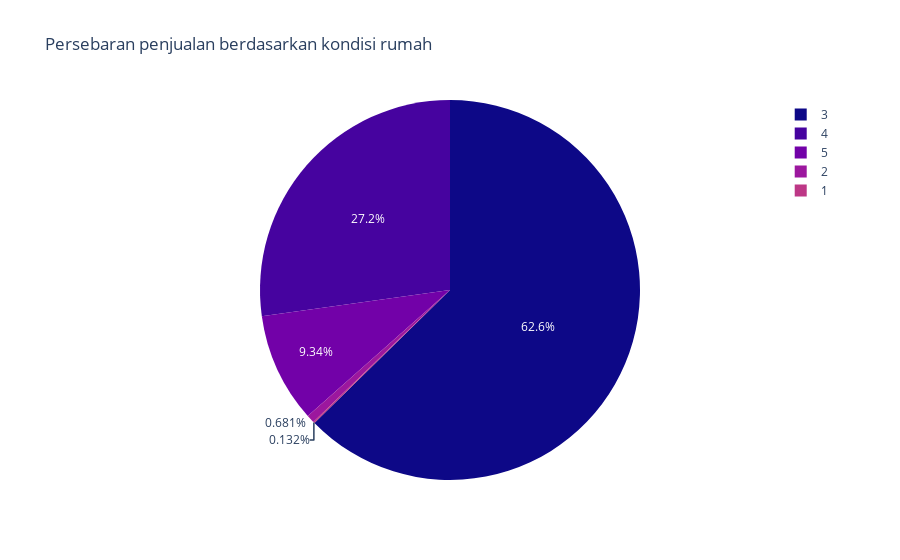

Notebook source saved alongside this figure:
### Markdown cell above
#### 2. Bagaimana persebaran penjualan berdasarkan Kondisi rumah?

### Code cell
df3 = dataduplicate['condition'].value_counts().reset_index()
df3.columns = ['Condition', 'Value']
fig3 = px.pie(df3, values='Value', names='Condition', color_discrete_sequence=px.colors.sequential.Plasma,
              title='Persebaran penjualan berdasarkan kondisi rumah')
fig3.show()

### Figure 1 — Plotly figure (JSON) as saved in the notebook; plotly's stock layout.template omitted (floating-point values rounded to 4 significant figures)
{"data": [{"domain": {"x": [0, 1], "y": [0, 1]}, "hovertemplate": "Condition=%{label}<br>Value=%{value}<extra></extra>", "labels": [3, 4, 5, 2, 1], "legendgroup": "", "name": "", "showlegend": true, "type": "pie", "values": [2851, 1238, 425, 31, 6]}], "layout": {"legend": {"tracegroupgap": 0}, "piecolorway": ["#0d0887", "#46039f", "#7201a8", "#9c179e", "#bd3786", "#d8576b", "#ed7953", "#fb9f3a", "#fdca26", "#f0f921"], "title": {"text": "Persebaran penjualan berdasarkan kondisi rumah"}}}
